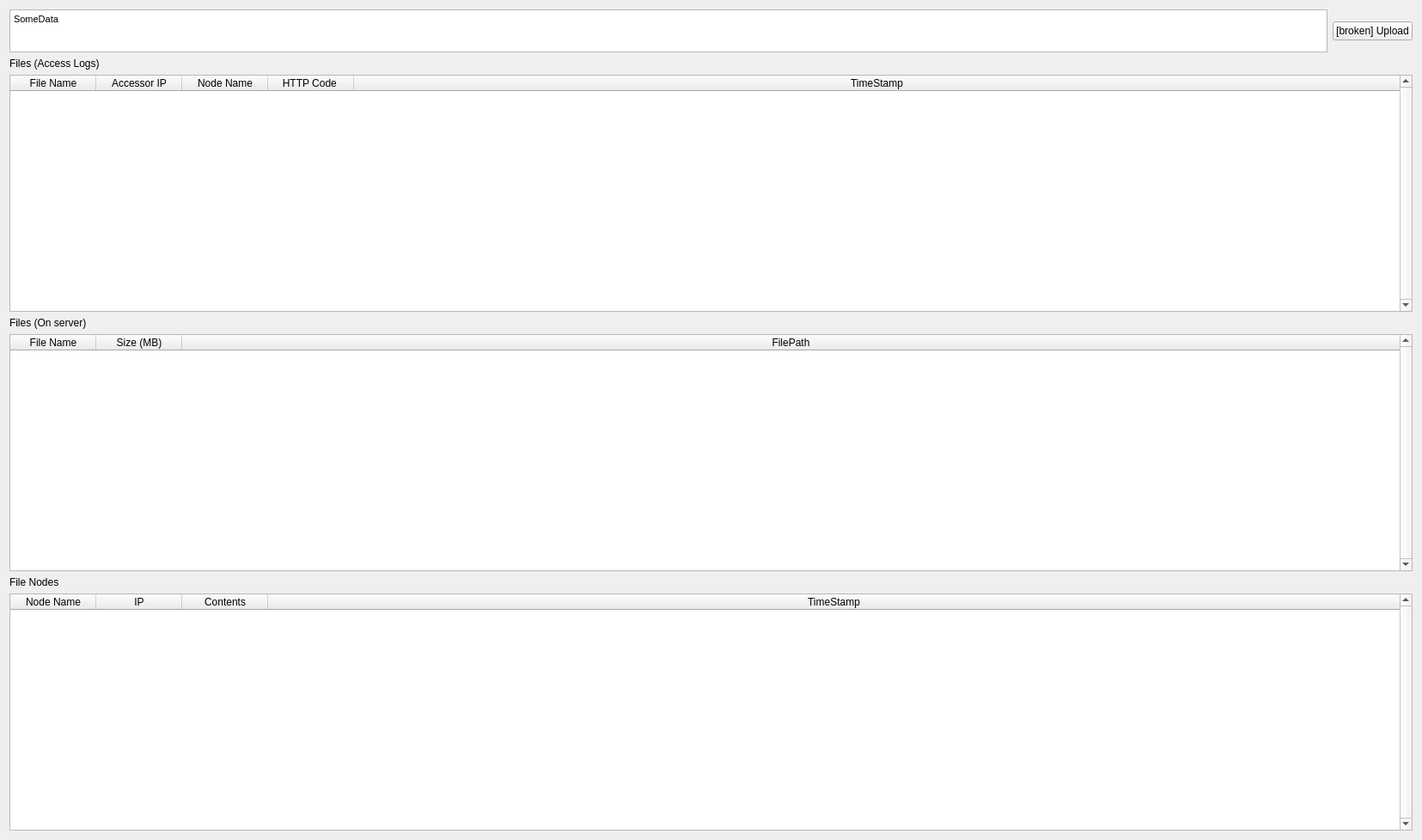
<?xml version="1.0" encoding="UTF-8"?>
<ui version="4.0">
 <class>Form</class>
 <widget class="QWidget" name="Form">
  <property name="geometry">
   <rect>
    <x>0</x>
    <y>0</y>
    <width>1655</width>
    <height>978</height>
   </rect>
  </property>
  <property name="windowTitle">
   <string>Form</string>
  </property>
  <layout class="QGridLayout" name="gridLayout_2">
   <item row="0" column="0">
    <layout class="QGridLayout" name="gridLayout">
     <item row="3" column="0">
      <widget class="QLabel" name="label_2">
       <property name="text">
        <string>Files (On server)</string>
       </property>
      </widget>
     </item>
     <item row="0" column="0">
      <widget class="QTextEdit" name="textEdit">
       <property name="maximumSize">
        <size>
         <width>10000</width>
         <height>50</height>
        </size>
       </property>
       <property name="html">
        <string>&lt;!DOCTYPE HTML PUBLIC &quot;-//W3C//DTD HTML 4.0//EN&quot; &quot;http://www.w3.org/TR/REC-html40/strict.dtd&quot;&gt;
&lt;html&gt;&lt;head&gt;&lt;meta name=&quot;qrichtext&quot; content=&quot;1&quot; /&gt;&lt;style type=&quot;text/css&quot;&gt;
p, li { white-space: pre-wrap; }
&lt;/style&gt;&lt;/head&gt;&lt;body style=&quot; font-family:'MS Shell Dlg 2'; font-size:8.25pt; font-weight:400; font-style:normal;&quot;&gt;
&lt;p style=&quot; margin-top:0px; margin-bottom:0px; margin-left:0px; margin-right:0px; -qt-block-indent:0; text-indent:0px;&quot;&gt;SomeData&lt;/p&gt;&lt;/body&gt;&lt;/html&gt;</string>
       </property>
      </widget>
     </item>
     <item row="2" column="0">
      <widget class="QPushButton" name="FileHost_UploadFileButton">
       <property name="text">
        <string> &gt;&gt; Upload File &lt;&lt;</string>
       </property>
      </widget>
     </item>
     <item row="2" column="0" colspan="2">
      <widget class="QTableWidget" name="FileHost_FileAccessLogsTable">
       <property name="autoFillBackground">
        <bool>false</bool>
       </property>
       <property name="verticalScrollBarPolicy">
        <enum>Qt::ScrollBarAlwaysOn</enum>
       </property>
       <property name="alternatingRowColors">
        <bool>false</bool>
       </property>
       <attribute name="horizontalHeaderStretchLastSection">
        <bool>true</bool>
       </attribute>
       <column>
        <property name="text">
         <string>File Name</string>
        </property>
       </column>
       <column>
        <property name="text">
         <string>Accessor IP</string>
        </property>
       </column>
       <column>
        <property name="text">
         <string>Node Name</string>
        </property>
       </column>
       <column>
        <property name="text">
         <string>HTTP Code </string>
        </property>
       </column>
       <column>
        <property name="text">
         <string>TimeStamp</string>
        </property>
       </column>
      </widget>
     </item>
     <item row="4" column="0" colspan="2">
      <widget class="QTableWidget" name="FileHost_FileLogTable">
       <property name="autoFillBackground">
        <bool>false</bool>
       </property>
       <property name="verticalScrollBarPolicy">
        <enum>Qt::ScrollBarAlwaysOn</enum>
       </property>
       <property name="alternatingRowColors">
        <bool>false</bool>
       </property>
       <attribute name="horizontalHeaderStretchLastSection">
        <bool>true</bool>
       </attribute>
       <column>
        <property name="text">
         <string>File Name</string>
        </property>
       </column>
       <column>
        <property name="text">
         <string>Size (MB)</string>
        </property>
       </column>
       <column>
        <property name="text">
         <string>FilePath</string>
        </property>
       </column>
      </widget>
     </item>
     <item row="1" column="0">
      <widget class="QLabel" name="label">
       <property name="text">
        <string>Files (Access Logs)</string>
       </property>
      </widget>
     </item>
     <item row="6" column="0" colspan="2">
      <widget class="QTableWidget" name="FileHost_NodeLogTable">
       <property name="autoFillBackground">
        <bool>false</bool>
       </property>
       <property name="verticalScrollBarPolicy">
        <enum>Qt::ScrollBarAlwaysOn</enum>
       </property>
       <property name="alternatingRowColors">
        <bool>false</bool>
       </property>
       <attribute name="horizontalHeaderStretchLastSection">
        <bool>true</bool>
       </attribute>
       <column>
        <property name="text">
         <string>Node Name</string>
        </property>
       </column>
       <column>
        <property name="text">
         <string>IP</string>
        </property>
       </column>
       <column>
        <property name="text">
         <string>Contents</string>
        </property>
       </column>
       <column>
        <property name="text">
         <string>TimeStamp</string>
        </property>
       </column>
      </widget>
     </item>
     <item row="0" column="1">
      <widget class="QPushButton" name="pushButton">
       <property name="text">
        <string>[broken] Upload</string>
       </property>
      </widget>
     </item>
     <item row="5" column="0">
      <widget class="QLabel" name="label_3">
       <property name="text">
        <string>File Nodes</string>
       </property>
      </widget>
     </item>
    </layout>
   </item>
  </layout>
 </widget>
 <resources/>
 <connections/>
</ui>
